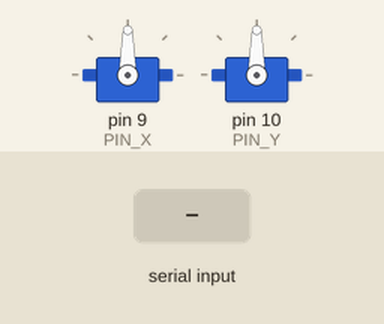
Recording of a sketch running on a simulated Arduino Uno, built with avr-gcc and run on an emulated ATmega328P. Parts: 2 × servo. The test bench sets the inputs (shaded band). What the sketch prints to the serial monitor is not drawn.

Above: at 1.2 s.
1.3 s: "S,,45\n" received over Serial
At 1.8 s:
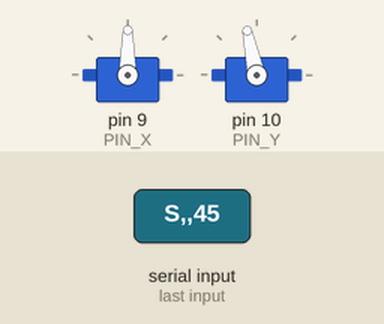
Timing chart, 0 to 4.3 s (numbered marks = the images above; inputs shaded):
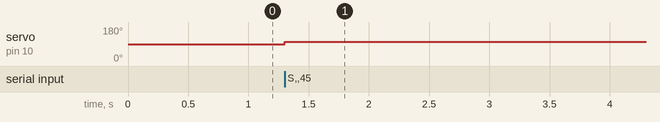

The sketch:

ball_on_plate_servos.ino
```cpp
/*
  Ball-on-Plate – receptor de comandos para 2 servos
  -------------------------------------------------
  Protocolo serie (115200 baud):
    S,<alpha_deg>,<beta_deg>\n
  Ejemplo:
    S,3.50,-1.20\n
  Conexiones típicas:
    Servo X (alpha) → pin 9
    Servo Y (beta)  → pin 10
*/

#include <Servo.h>

Servo servoX;
Servo servoY;

const int PIN_X = 9;
const int PIN_Y = 10;

// Ángulo central de los servos (ajustar según tu mecánica)
const float CENTER_X = 90.0;
const float CENTER_Y = 90.0;

// Límite de inclinación de la placa (debe coincidir con el Python)
const float MAX_ANGLE = 12.0;

void setup() {
  Serial.begin(115200);
  servoX.attach(PIN_X);
  servoY.attach(PIN_Y);

  // Posición horizontal al arrancar
  servoX.write(CENTER_X);
  servoY.write(CENTER_Y);

  Serial.println("Ball-on-Plate servos listos");
}

void loop() {
  if (Serial.available()) {
    String line = Serial.readStringUntil('\n');
    line.trim();

    if (line.startsWith("S,")) {
      // Formato: S,alpha,beta
      int c1 = line.indexOf(',');
      int c2 = line.indexOf(',', c1 + 1);

      if (c1 > 0 && c2 > c1) {
        float alpha = line.substring(c1 + 1, c2).toFloat();
        float beta  = line.substring(c2 + 1).toFloat();

        // Saturar
        alpha = constrain(alpha, -MAX_ANGLE, MAX_ANGLE);
        beta  = constrain(beta,  -MAX_ANGLE, MAX_ANGLE);

        // Convertir inclinación de placa → ángulo de servo
        // (ajusta el signo según cómo hayas montado los servos)
        float cmdX = CENTER_X + alpha;
        float cmdY = CENTER_Y + beta;

        servoX.write(cmdX);
        servoY.write(cmdY);
      }
    }
  }
}
```

Measured:
- after the input at 1.3 s, servo on pin 10 (PIN_Y): 90° → 102° at once
